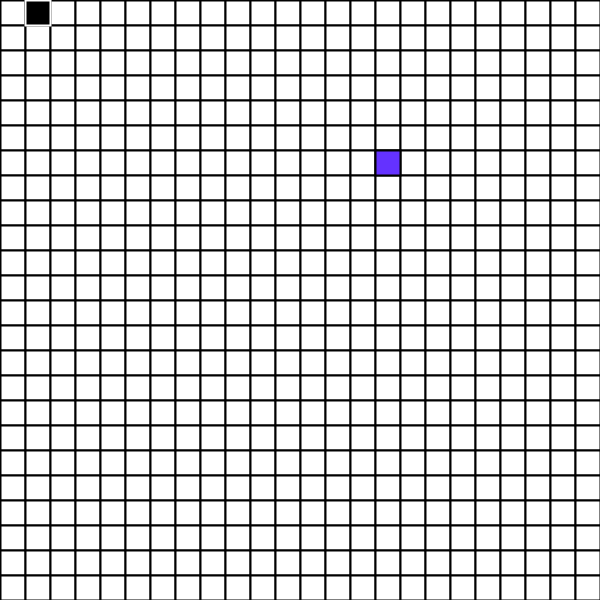
Frame 1 (no input)
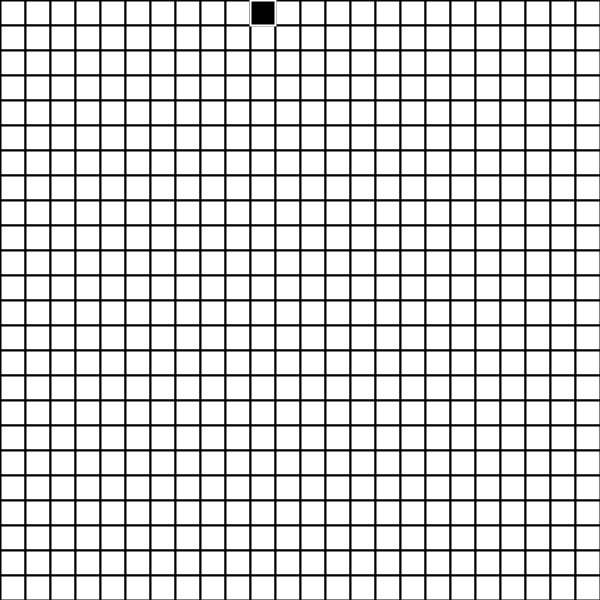
Frame 60 (the mouse pressed at the canvas centre just before this capture)
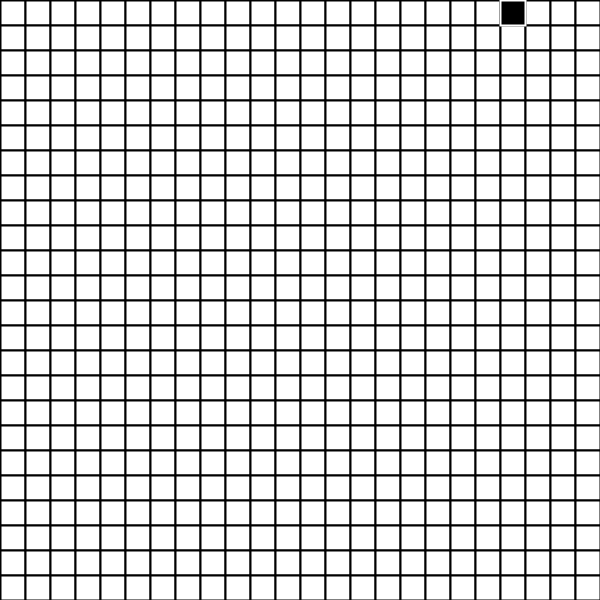
Frame 120 (the mouse held since frame 60 and released just before this capture)

The Processing sketch that drew these frames (run headless with seeded random() and noise(); from frame 60 on, the mouse is pressed at the canvas centre):

// Processing sketch: Snake
// ── Snake.pde
int size = 25;
int foodX,foodY;
int len = 2 ;
snake s = new snake();

void setup(){
  size(600,600); 
}

void draw(){
  for(int x = 0; x < width; x+=size){
    for(int y = 0; y < height; y+=size){
      strokeWeight(2);
      stroke(0);
      fill(255);
      rect(x,y,size,size);
    }
  }
  frameRate(7);
  //for(int i = len ; i > 1; i++){
  s.update();
  s.show();
  
}
void locate(){
 foodX = (int)(random(width/25))*25;
 foodY = (int)(random(height/25))*25;
 fill(100,50,255);
 rect(foodX,foodY,size,size);
}
class snake{
  int x = 0,y = 0;
  int xspeed = 25;
  int yspeed = 0;
  
  void update(){
    keyPressed();
    if(x > width) x = 0;
    if(x < -size) x = width;
    if(y > height) y = 0;
    if(y < -size) y = height;
    
    if(eat()) {
      locate();
      len++;
    }
    
    x += xspeed;
    y += yspeed;
  }
  void show(){
   pushMatrix();
   stroke(255);
   fill(0);
   rect(x,y,size,size); 
   popMatrix();
  }
  void keyPressed(){
    switch(keyCode){
     case(UP): xspeed = 0;
               yspeed = -25;
               break;
     case(DOWN): xspeed = 0;
                 yspeed = 25;
                 break;
     case(LEFT): xspeed = -25;
                 yspeed = 0;
                 break;
     case(RIGHT): xspeed = 25;
                  yspeed = 0;
                  break; 
    }//switch
  }//keyPressed
  
boolean eat(){
 return (x == foodX && y == foodY);
}

}//class
